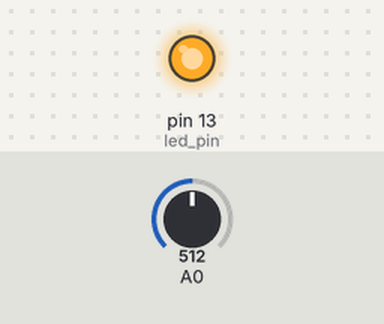
A sketch run on a simulated Arduino Uno, built with avr-gcc and run on an emulated ATmega328P. Shown: output pins drawn as LEDs (lit = HIGH). Inputs (shaded band) come from the test bench; at power-on: A0 = 512. What the sketch prints to the serial monitor is not drawn.

Above: at 0.1 s.
Timing chart, 0 to 1.6 s (numbered marks = the images above):
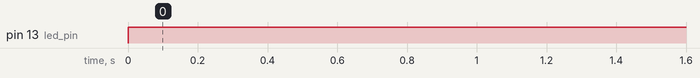

Measured:
- by itself, pin 13 (led_pin): LOW → HIGH at 0.00 s

The sketch:

Battery_2.ino
```cpp
#define led_pin 13

void setup(){
  Serial.begin(9600);
  pinMode(led_pin, OUTPUT);
  digitalWrite(led_pin, LOW);
}

void loop()
{
  printVolts();
}

 void printVolts()
{
  int sensorValue = analogRead(A0); //read the A0 pin value
  float voltage = sensorValue * (5.00 / 1023.00) * 2; //convert the value to a true voltage.
  Serial.print("voltage = ");
  Serial.print(voltage); //print the voltage to LCD
  Serial.print(" V");

  if (voltage < 6.50) //set the voltage considered low battery here
  {
    digitalWrite(led_pin, HIGH);
  }
  delay(10000);
}
```
